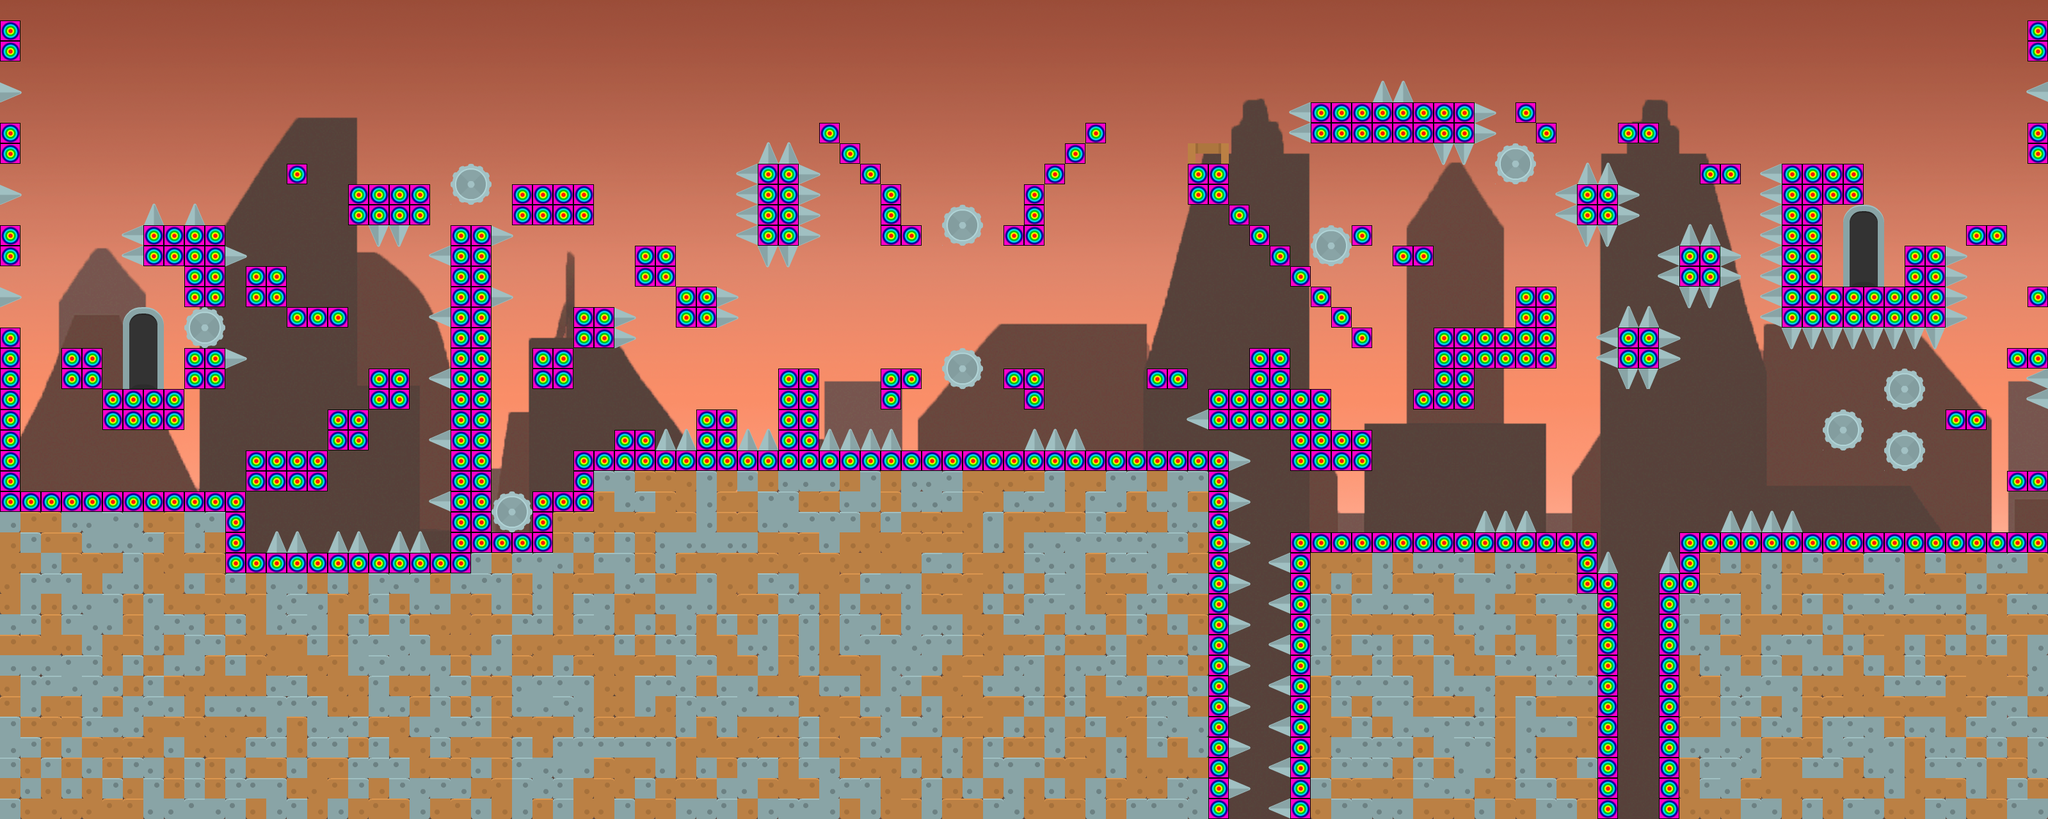

A 2D game scene composited from a Tiled map and its tileset images. What follows is a short description and the map's XML, with each tile layer's data collapsed to a summary:
An orthogonal 100x40 tile map with 32x32 px tiles, 2 tile layers (Platforms, Walkability), 2 tilesets, 2 image layers and 172 objects.

<map version="1.1" tiledversion="2018.09.12" orientation="orthogonal" renderorder="right-down" width="100" height="40" tilewidth="32" tileheight="32" infinite="0" nextlayerid="11" nextobjectid="1651">
 <properties>
  <property name="Collider" type="bool" value="true" />
 </properties>
 <tileset firstgid="1" name="platformPack_tilesheet" tilewidth="32" tileheight="32" tilecount="392" columns="28">
  <image source="platformPack_tilesheet.png" width="896" height="448" />
 </tileset>
 <tileset firstgid="393" name="Walkable" tilewidth="32" tileheight="32" tilecount="1" columns="1">
  <image source="walk.png" width="32" height="32" />
 </tileset>
 <imagelayer id="1" name="bg_fade">
  <image source="bgLvl2fade.png" width="3200" height="1280" />
  <properties>
   <property name="parallax_speed" type="float" value="0.7" />
  </properties>
 </imagelayer>
 <imagelayer id="2" name="bg_build">
  <image source="bgLvl2_buildings.png" width="3200" height="1280" />
  <properties>
   <property name="parallax_speed" type="float" value="1" />
  </properties>
 </imagelayer>
 <layer id="3" name="Platforms" width="100" height="40">
  <properties>
   <property name="Navigation" type="int" value="1" />
  </properties>
  <data>[4000 cells, 2104 non-empty, 44 distinct tile ids]</data>
 </layer>
 <layer id="4" name="Walkability" width="100" height="40">
  <data>[4000 cells, 473 non-empty, 1 distinct tile ids]</data>
 </layer>
 <objectgroup id="5" name="Collider_start">
  <object id="1420" x="192" y="512" width="64" height="64" />
 </objectgroup>
 <objectgroup id="6" name="Collider_end">
  <object id="1421" x="2880" y="384" width="64" height="64" />
 </objectgroup>
 <objectgroup id="7" name="Enemy_spawns">
  <object id="1584" x="320" y="734" width="32" height="64" />
  <object id="1585" x="128" y="64" width="64" height="32" />
  <object id="1587" x="1024" y="192" width="64" height="32" />
  <object id="1588" x="1312" y="384" width="62" height="32" />
  <object id="1591" x="2048" y="576" width="32" height="62" />
  <object id="1592" x="1728" y="640" width="64" height="32" />
  <object id="1593" x="2400" y="416" width="32" height="62" />
  <object id="1594" x="2048" y="800" width="32" height="62" />
  <object id="1596" x="2560" y="672" width="66" height="32" />
  <object id="1597" x="1760" y="64" width="64" height="32" />
  <object id="1598" x="2720" y="96" width="64" height="32" />
  <object id="1601" x="2912" y="800" width="32" height="60" />
  <object id="1602" x="3070" y="96" width="66" height="32" />
  <object id="1641" x="2240" y="128" width="32" height="64" />
 </objectgroup>
 <objectgroup id="8" name="Coin_spawns">
  <object id="1616" x="1024" y="480" width="32" height="32" />
  <object id="1617" x="448" y="192" width="64" height="32" />
  <object id="1618" x="96" y="320" width="32" height="64" />
  <object id="1619" x="1312" y="320" width="32" height="64" />
  <object id="1620" x="1088" y="384" width="64" height="32" />
  <object id="1621" x="2016" y="768" width="32" height="32" />
  <object id="1622" x="1440" y="160" width="32" height="64" />
  <object id="1623" x="1792" y="512" width="64" height="32" />
  <object id="1624" x="2336" y="352" width="64" height="32" />
  <object id="1625" x="2688" y="192" width="64" height="32" />
  <object id="1626" x="3040" y="704" width="64" height="32" />
  <object id="1627" x="2752" y="544" width="32" height="64" />
  <object id="1628" x="416" y="512" width="64" height="32" />
 </objectgroup>
 <objectgroup id="9" name="Polylines_death">
  <properties>
   <property name="is_collider" type="bool" value="true" />
  </properties>
  <object id="1166" x="0" y="160">
   <polyline points="0,0 36,-15.5 0,-32" />
  </object>
  <object id="1167" x="0" y="320">
   <polyline points="0,0 36,-15.5 0,-32" />
  </object>
  <object id="1168" x="0" y="480">
   <polyline points="0,0 36,-15.5 0,-32" />
  </object>
  <object id="1169" x="352" y="576">
   <polyline points="0,0 36,-15.5 0,-32" />
  </object>
  <object id="1170" x="352" y="416">
   <polyline points="0,0 36,-15.5 0,-32" />
  </object>
  <object id="1171" x="768" y="384">
   <polyline points="0,0 36,-15.5 0,-32" />
  </object>
  <object id="1172" x="768" y="480">
   <polyline points="0,0 36,-15.5 0,-32" />
  </object>
  <object id="1173" x="960" y="512">
   <polyline points="0,0 36,-15.5 0,-32" />
  </object>
  <object id="1174" x="960" y="544">
   <polyline points="0,0 36,-15.5 0,-32" />
  </object>
  <object id="1175" x="1120" y="512">
   <polyline points="0,0 36,-15.5 0,-32" />
  </object>
  <object id="1176" x="1120" y="480">
   <polyline points="0,0 36,-15.5 0,-32" />
  </object>
  <object id="1177" x="1248" y="288">
   <polyline points="0,0 36,-15.5 0,-32" />
  </object>
  <object id="1178" x="1248" y="352">
   <polyline points="0,0 36,-15.5 0,-32" />
  </object>
  <object id="1179" x="1248" y="320">
   <polyline points="0,0 36,-15.5 0,-32" />
  </object>
  <object id="1180" x="1248" y="384">
   <polyline points="0,0 36,-15.5 0,-32" />
  </object>
  <object id="1184" x="2528" y="320">
   <polyline points="0,0 36,-15.5 0,-32" />
  </object>
  <object id="1185" x="2528" y="352">
   <polyline points="0,0 36,-15.5 0,-32" />
  </object>
  <object id="1186" x="2688" y="416">
   <polyline points="0,0 36,-15.5 0,-32" />
  </object>
  <object id="1187" x="2688" y="448">
   <polyline points="0,0 36,-15.5 0,-32" />
  </object>
  <object id="1188" x="2592" y="544">
   <polyline points="0,0 36,-15.5 0,-32" />
  </object>
  <object id="1189" x="2592" y="576">
   <polyline points="0,0 36,-15.5 0,-32" />
  </object>
  <object id="1190" x="3040" y="416">
   <polyline points="0,0 36,-15.5 0,-32" />
  </object>
  <object id="1191" x="3040" y="448">
   <polyline points="0,0 36,-15.5 0,-32" />
  </object>
  <object id="1192" x="3040" y="480">
   <polyline points="0,0 36,-15.5 0,-32" />
  </object>
  <object id="1193" x="3040" y="512">
   <polyline points="0,0 36,-15.5 0,-32" />
  </object>
  <object id="1194" x="1920" y="736">
   <polyline points="0,0 36,-15.5 0,-32" />
  </object>
  <object id="1195" x="1920" y="800">
   <polyline points="0,0 36,-15.5 0,-32" />
  </object>
  <object id="1196" x="1920" y="864">
   <polyline points="0,0 36,-15.5 0,-32" />
  </object>
  <object id="1197" x="1920" y="928">
   <polyline points="0,0 36,-15.5 0,-32" />
  </object>
  <object id="1198" x="1920" y="992">
   <polyline points="0,0 36,-15.5 0,-32" />
  </object>
  <object id="1199" x="1920" y="1056">
   <polyline points="0,0 36,-15.5 0,-32" />
  </object>
  <object id="1200" x="1920" y="1120">
   <polyline points="0,0 36,-15.5 0,-32" />
  </object>
  <object id="1201" x="1920" y="1184">
   <polyline points="0,0 36,-15.5 0,-32" />
  </object>
  <object id="1202" x="1920" y="1248">
   <polyline points="0,0 36,-15.5 0,-32" />
  </object>
  <object id="1203" x="224" y="384">
   <polyline points="0,0 -35.3636,-16.4545 0,-32" />
  </object>
  <object id="1204" x="224" y="416">
   <polyline points="0,0 -35.3636,-16.4545 0,-32" />
  </object>
  <object id="1205" x="704" y="416">
   <polyline points="0,0 -35.3636,-16.4545 0,-32" />
  </object>
  <object id="1206" x="704" y="512">
   <polyline points="0,0 -35.3636,-16.4545 0,-32" />
  </object>
  <object id="1207" x="704" y="608">
   <polyline points="0,0 -35.3636,-16.4545 0,-32" />
  </object>
  <object id="1208" x="704" y="704">
   <polyline points="0,0 -35.3636,-16.4545 0,-32" />
  </object>
  <object id="1209" x="704" y="800">
   <polyline points="0,0 -35.3636,-16.4545 0,-32" />
  </object>
  <object id="1210" x="1184" y="288">
   <polyline points="0,0 -35.3636,-16.4545 0,-32" />
  </object>
  <object id="1211" x="1184" y="320">
   <polyline points="0,0 -35.3636,-16.4545 0,-32" />
  </object>
  </objectgroup>
 <objectgroup id="10" name="Colliders_death">
  <!-- 11 objects omitted --></objectgroup>
</map>
<!-- 100 of 172 objects omitted -->
